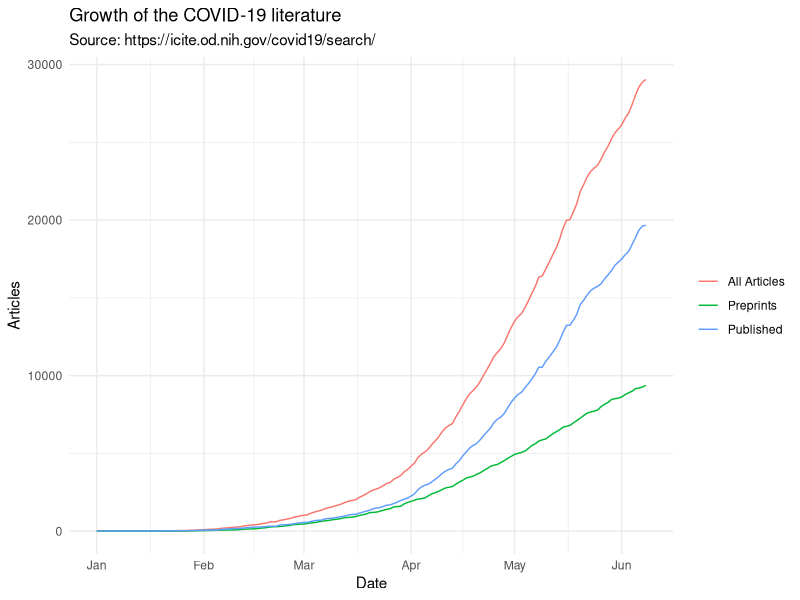

This figure's R source:
## ---- chunk 1
library(tidyverse)
## ---- chunk 2
covidlit <- read_csv('covidlit-COVID-19_Portfolio-export_2020-06-09-13-52-30.csv')
## ---- chunk 3
nrow(covidlit)
## ---- chunk 4
unique(covidlit$Source)
## ---- chunk 5
all_types <- unique(covidlit$Source)
preprint_types <- all_types[!all_types == "Peer reviewed (PubMed)"]

for (src in all_types) {
  print(paste(src, nrow(covidlit[covidlit$Source == src,])))
}
## ---- chunk 6
# convert 'Publication Date' to a Date field
covidlit$`Publication Date` <- as.Date(covidlit$`Publication Date`, format = "%Y-%m-%d")
dates <- sort(unique(as.Date(covidlit$`Publication Date`)))
# data.frame to hold the data
df <- data.frame(date = NA, all = NA, jrnl = NA, pp = NA, stringsAsFactors = FALSE)
for (d in as.list(dates)) {
  tmp <- covidlit[covidlit$`Publication Date` == d,]
  df <- rbind(df, data.frame(date = d, 
                             all = nrow(tmp),
                             jrnl = nrow(tmp[tmp$Source == 'Peer reviewed (PubMed)',]),
                             pp = nrow(tmp[tmp$Source %in% preprint_types,]),
                             stringsAsFactors = FALSE))
}
# when creating a data.frame, dates get mangled, so reformat
df$date <- as.Date(df$date, origin="1970-01-01")
# remove the first row, all NA
df <- df[-1,]
# get cumulative # of journal articles and preprints
df$cumsum_all <- cumsum(df$all)
df$cumsum_jrnl <- cumsum(df$jrnl)
df$cumsum_pp <- cumsum(df$pp)

df
## ---- chunk 7
# get rid of columns we don't need
# select pubs after 1 Jan 2020, but skip the last day, whose data hasn't been fully updated
df <- df %>% 
  select(-c("all", "jrnl", "pp")) %>% 
  filter(date >= "2020-01-01", date <= "2020-06-08")

# rename cols (note, these are cumulative totals)
colnames(df) <- c("date","All Articles", "Published", "Preprints")

# use {tidyr} to convert a 'wide' table to 'long' for easier plotting (see https://tidyr.tidyverse.org/)
mytable <- df %>% pivot_longer(cols = c('All Articles', 'Published', 'Preprints'), names_to = "Article type",
                               values_to = "count")
mytable
## ---- chunk 8
p <- ggplot(mytable) +
  geom_line(aes(x = date, y = count, color = `Article type`)) +
  labs(title = "Growth of the COVID-19 literature", 
       subtitle = "Source: https://icite.od.nih.gov/covid19/search/",
       y = "Articles", x = "Date") +
  theme_minimal() +
  theme(legend.position = "right", legend.title = element_blank())

p
## ---- chunk 9
sessionInfo()
